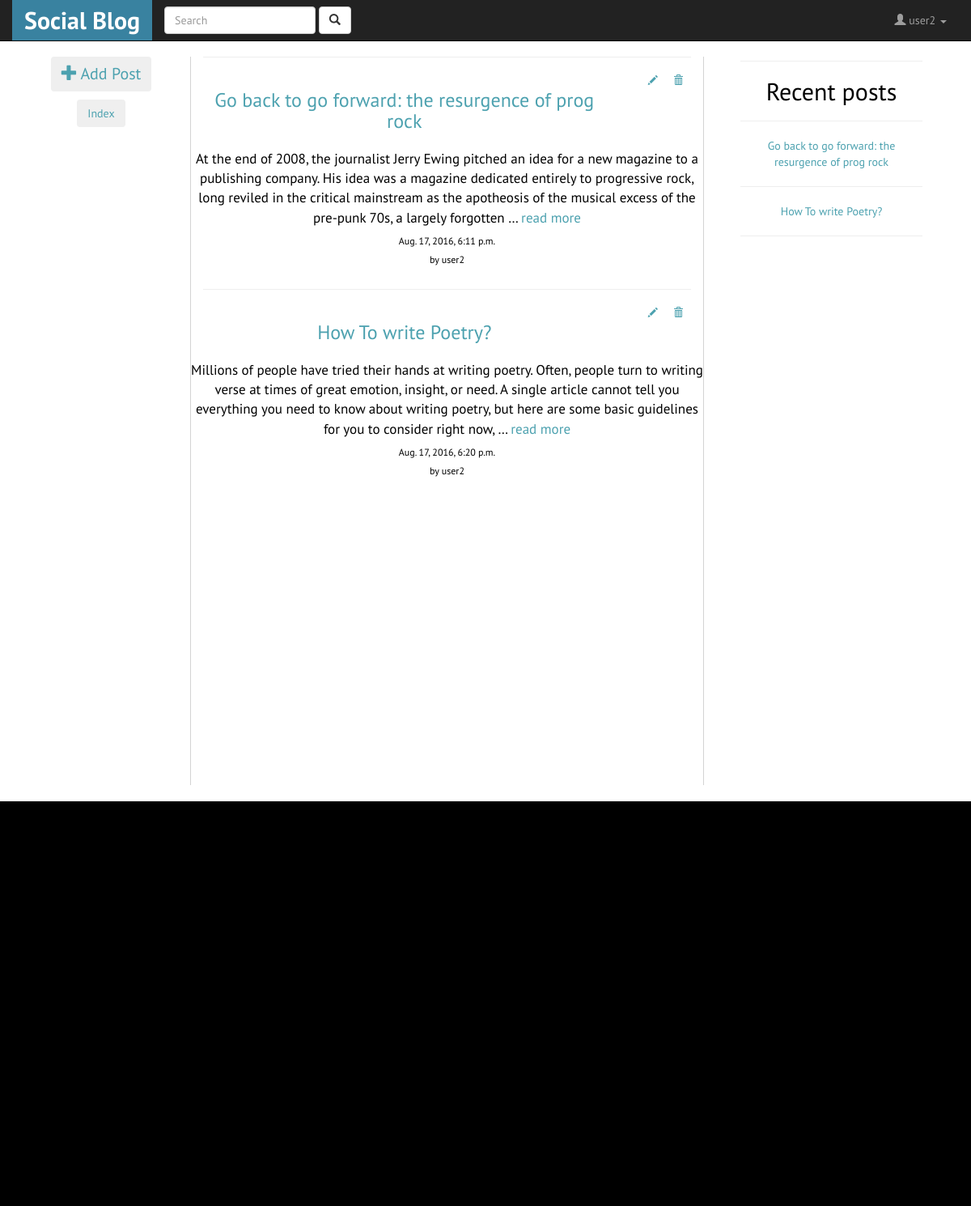
Screenshot of /blog/my/ (signed in) with the database file from the repository.
### blog/models.py (models this page shows, shortened)
class Post(models.Model):
	title = models.CharField(max_length=140)
	body = models.TextField()
	user = models.ForeignKey(User,default=1)
	likes = models.IntegerField(blank=True,null=True)
	file_field = models.FileField(upload_to='profile/%Y/%m/%d',blank=True,default=None)
	created_on = models.DateTimeField(auto_now_add=True,auto_now=False,blank=True,null=True)

### blog/views.py (the view)
class MyPostListView(ListView):
    template_name = 'blog/blog_home.html'
    def get_queryset(self):
        return Post.objects.all().filter(user=self.request.user)

### templates/blog/blog_home.html (shortened to what this page needs)
{% extends 'base.html'%}
{% block content %}
	<div class="col-md-2" >
		<h3 id="addpost"><a href="/blog/create">
			<button class="btn">
			<span class="glyphicon glyphicon-plus" aria-hidden="true"></span>
			<span class="glyphicon-class">Add Post</span>
			</button>
		</a>
		</h3>
		<h4><a href="#index"><button class="btn">Index</button></a></h4>
	</div>
	<div class="col-md-7" >
		<div class="middle">
			{% for post in object_list  %}
				<div class="eachpost">
				<hr>
				<div class="row">
					<span class="col-md-10">
					<span class="posttitle">
						<h3>
				 			<a href="/blog/{{post.id}}" >{{post.title}}</a>
						</h3>
					</span>
					</span>
					{% if post.user == user%}
					<span class="col-md-2">
					<span class="editdelete"><a href="/blog/update/{{post.id}}">
									<span class="glyphicon glyphicon-pencil" aria-hidden="true"></span>
							</a> &nbsp;&nbsp;&nbsp;&nbsp;
							<a href="/blog/delete/{{post.id}}">
									<span class="glyphicon glyphicon-trash" aria-hidden="true"></span>
							</a>
						</span>
					</span>
					{% else %}
					<span class="col-md-2"></span>
				{% endif %}
				</div>
				<div class="row">
					<p>{{post.body|linebreaks|truncatewords:"50"}} <a href="/blog/{{post.id}}">read more</a></p>
					<h6>{{post.created_on}}</h6>
					<h6>by {{post.user.username}}</h6>
					</div>
				</div>
			{% endfor %}
		</div>
	</div>
	<div class="col-md-3" id="index">
		<div id="postlist">
		<hr>
		<center>
		<h2>Recent posts</h2>
		{% for post in object_list%}
			<hr class="hr_min">
			<a href="/blog/{{post.id}}">{{post.title}}</a>
		{% endfor %}
		</center>
		<hr>
		</div>
	</div>
{% endblock %}

### templates/header.html (shortened to what this page needs)
<nav class="navbar navbar-default navbar-fixed-top navbar-inverse">
  <div class="container">
   		<div class="navbar-header">
      <a class="navbar-brand" href="/" id="logo"><b>Social Blog</b></a>
    </div>
    <div class="collapse navbar-collapse" id="bs-example-navbar-collapse-1">
      {% if notloggedin %}
      {% else %}
      <form class="navbar-form navbar-left" method="GET" action="">
        <div class="form-group">
          <input type="text" class="form-control" placeholder="Search" name="q" >
        </div>
        <button type="submit" class="btn btn-default">
           <span class="glyphicon glyphicon-search" aria-hidden="true"></span>
        </button>
      </form>
      {% endif %}
      <ul class="nav navbar-nav navbar-right">
      	{% if notloggedin %}
	        <li><a href="/accounts/login">Login</a></li>
	        <li><a href="/accounts/register">Register</a></li>
        {% else%}
	        <li class="dropdown">
	          <a href="#" class="dropdown-toggle" data-toggle="dropdown" role="button" aria-haspopup="true" aria-expanded="false">
	          	<span class="glyphicon glyphicon-user" aria-hidden="true"></span>
	          	<span class="glyphicon-class">{{user.username}} </span>
	          	<span class="caret"></span>
	          </a>
	        </li>
        {% endif %}
      </ul>
    </div>
  </div>
</nav>

### static/blog/css/app.css (style rules this page uses)
body { font-family: 'PT Sans', sans-serif; opacity: 1; background-repeat: repeat; background-attachment: fixed; }
p { font-size: 17px; }
a { color:#4CA1AF; }
#logo { font-size: 30px; background-color: rgb(57, 130, 160); color:#fff; }
.middle { border-left: 0.4px solid #d3d3d3; border-right: 0.4px solid #d3d3d3; height:100%; min-height: 900px; }
#addpost { magin-top:100px; }
#addpost span { font-size:20px; }
.eachpost { background-color:#fff; border-radius: 5px; padding-right:15px; padding-left: 15px; }
.editdelete { font-size: 12px; float:right; margin-right:10px; }
#postlist { background-color:#fff; border-radius: 5px; padding:5px; padding-right:15px; padding-left: 15px; }

### rows the page displays
Post: title "Go back to go forward: the resurgence of prog rock", body "At the end of 2008, the journalist Jerry Ewing pitched an idea for a new magazine to a publishing company. His idea was a magazine dedicated entirely to progressive rock, long reviled in the critical mainstream as the apotheosis of the musical excess of the pre-punk 70s, a largely forgotten …", created_on "Aug. 17, 2016, 6:11 p.m.", user.username "user2"
Post: title "How To write Poetry?", body "Millions of people have tried their hands at writing poetry. Often, people turn to writing verse at times of great emotion, insight, or need. A single article cannot tell you everything you need to know about writing poetry, but here are some basic guidelines for you to consider right now, …", created_on "Aug. 17, 2016, 6:20 p.m.", user.username "user2"

### other values shown
{{ user.username }} "user2"
